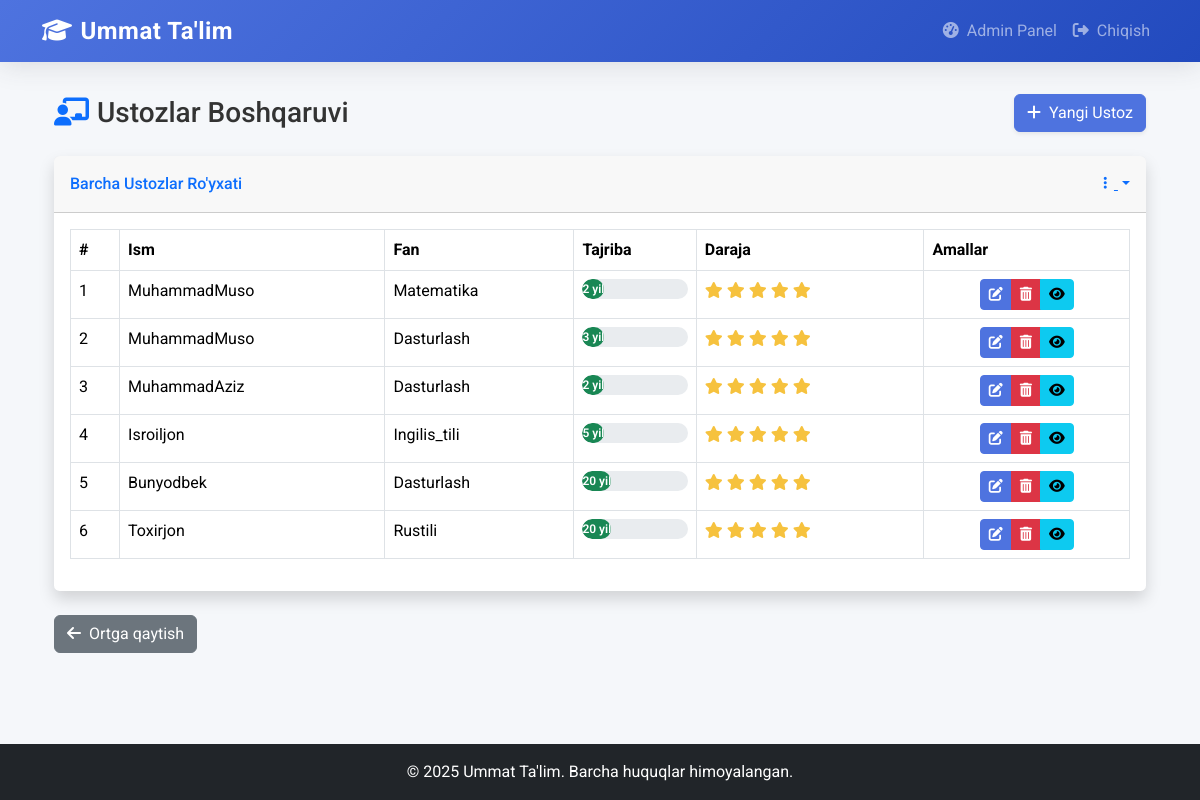
Before: /admin-dashboard/ustozlar/ (signed in) with the older database file.
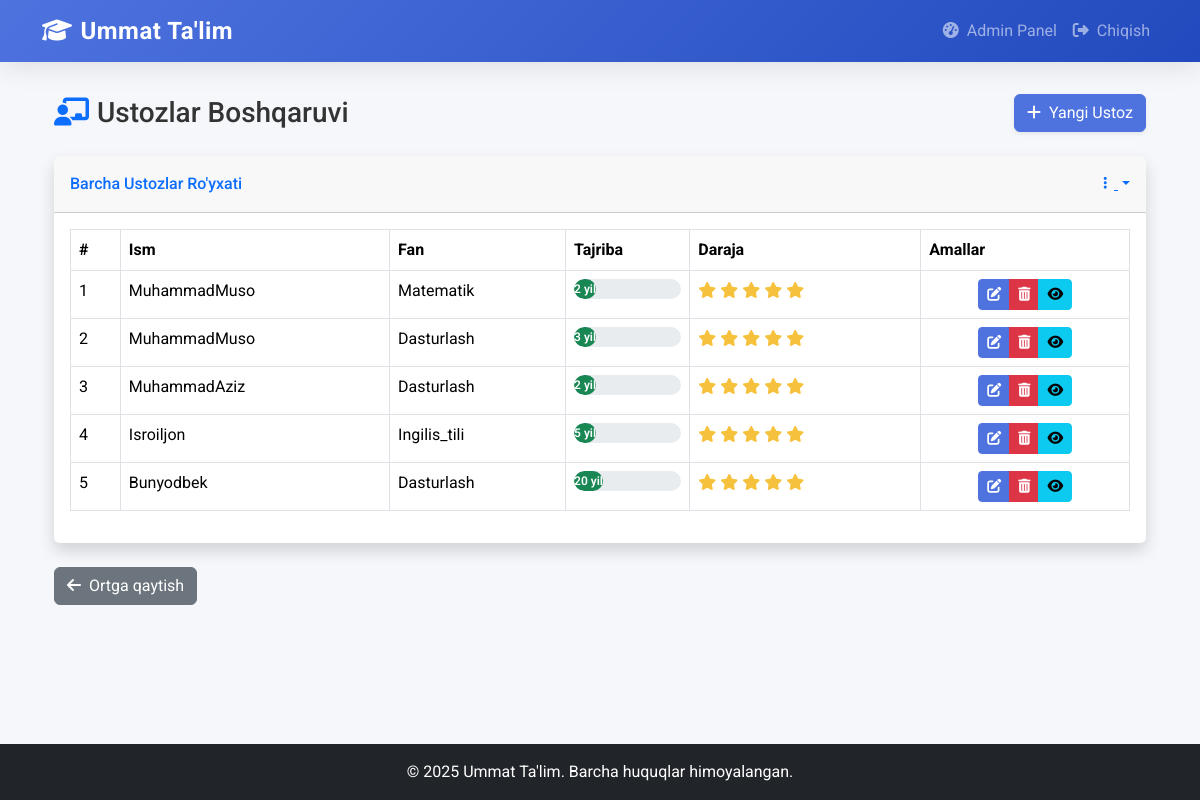
After: the same page with the newer database file.
### core/models.py (models this page shows, shortened)
class Ustoz(models.Model):
    ism = models.CharField(max_length=100)
    tajriba_yil = models.IntegerField()
    daraja = models.IntegerField(help_text="Daraja qancha yuqori bo`lsa, shuncha yuqoriga chiqadi: ")
    tavsif = models.TextField()
    fan = models.ForeignKey(Fan, on_delete=models.CASCADE)
    rasm = models.ImageField(upload_to='ustoz_rasmlar/', blank=True, null=True)  # ⬅️ BU QO‘SHILADI

class Fan(models.Model):
    nomi = models.CharField(max_length=100)

### core/views.py (the view)
# urls.py: path('admin-dashboard/ustozlar/', ustozlar_boshqaruv, name='ustozlar_boshqaruv'),
@login_required
def ustozlar_boshqaruv(request):
    fanlar = Fan.objects.all()
    ustozlar = Ustoz.objects.all()
    return render(request, 'core/ustozlar_boshqaruv.html', {
        'ustozlar': ustozlar,
        'fanlar': fanlar
    })

### core/templates/core/ustozlar_boshqaruv.html (shortened to what the changed rows need)
{% extends 'core/base.html' %}
{% block content %}
<div class="container-fluid">
    <div class="d-sm-flex align-items-center justify-content-between mb-4">
        <h1 class="h3 mb-0 text-gray-800">
            <i class="fas fa-chalkboard-teacher text-primary me-2"></i>Ustozlar Boshqaruvi
        </h1>
    </div>
    <div class="card shadow mb-4">
        <div class="card-body">
            <div class="table-responsive">
                <table class="table table-bordered table-hover" id="ustozlarTable" width="100%" cellspacing="0">
                    <thead class="bg-gradient-primary text-white">
                        <tr>
                            <th>#</th>
                            <th>Ism</th>
                            <th>Fan</th>
                            <th>Tajriba</th>
                            <th>Daraja</th>
                            <th>Amallar</th>
                        </tr>
                    </thead>
                    <tbody>
                        {% for ustoz in ustozlar %}
                        <tr>
                            <td>{{ forloop.counter }}</td>
                            <td>{{ ustoz.ism }}</td>
                            <td>{{ ustoz.fan.nomi }}</td>
                            <td>
                                <div class="progress">
                                    <div class="progress-bar bg-success" role="progressbar"
                                        aria-valuenow="{{ ustoz.tajriba_yil }}"
                                        aria-valuemin="0"
                                        aria-valuemax="10">
                                        {{ ustoz.tajriba_yil }} yil
                                    </div>
                                </div>
                            </td>
                            <td>
                                <div class="star-rating" data-rating="{{ ustoz.daraja }}">
                                    {% for i in "12345" %}
                                        <i class="fas fa-star{% if forloop.counter > ustoz.daraja %} text-muted{% endif %}"></i>
                                    {% endfor %}
                                </div>
                            </td>
                            <td class="text-center">
                                <div class="btn-group" role="group">
                                    <a href="{% url 'ustoz_ozgartirish' ustoz.id %}"
                                       class="btn btn-sm btn-primary"
                                       data-bs-toggle="tooltip"
                                       title="Tahrirlash">
                                        <i class="fas fa-edit"></i>
                                    </a>
                                    <a href="{% url 'ustoz_ochirish' ustoz.id %}"
                                       class="btn btn-sm btn-danger confirm-delete"
                                       data-bs-toggle="tooltip"
                                       title="O'chirish">
                                        <i class="fas fa-trash-alt"></i>
                                    </a>
                                    <button class="btn btn-sm btn-info view-teacher"
                                            data-teacher-id="{{ ustoz.id }}"
                                            data-bs-toggle="tooltip"
                                            title="Ko'rish">
                                        <i class="fas fa-eye"></i>
                                    </button>
                                </div>
                            </td>
                        </tr>
                        {% endfor %}
                    </tbody>
                </table>
            </div>
        </div>
    </div>
</div>
{% endblock %}

Changed rows visible on the page:
removed Ustoz: ism "Toxirjon", fan.nomi "Rustili", tajriba_yil "20", daraja 99 (drawn)
changed Ustoz: fan.nomi "Matematika" → "Matematik"
